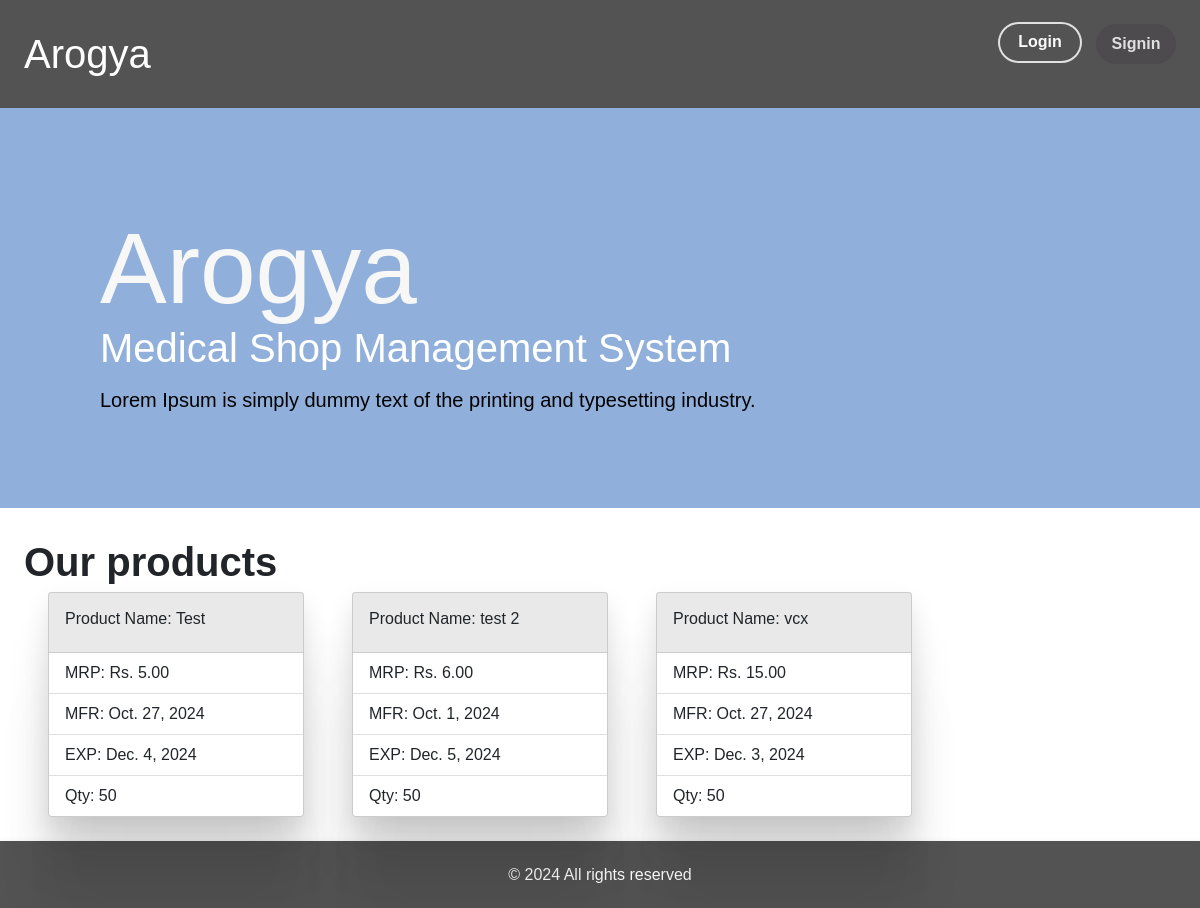
The page /store/ on the database as committed earlier.
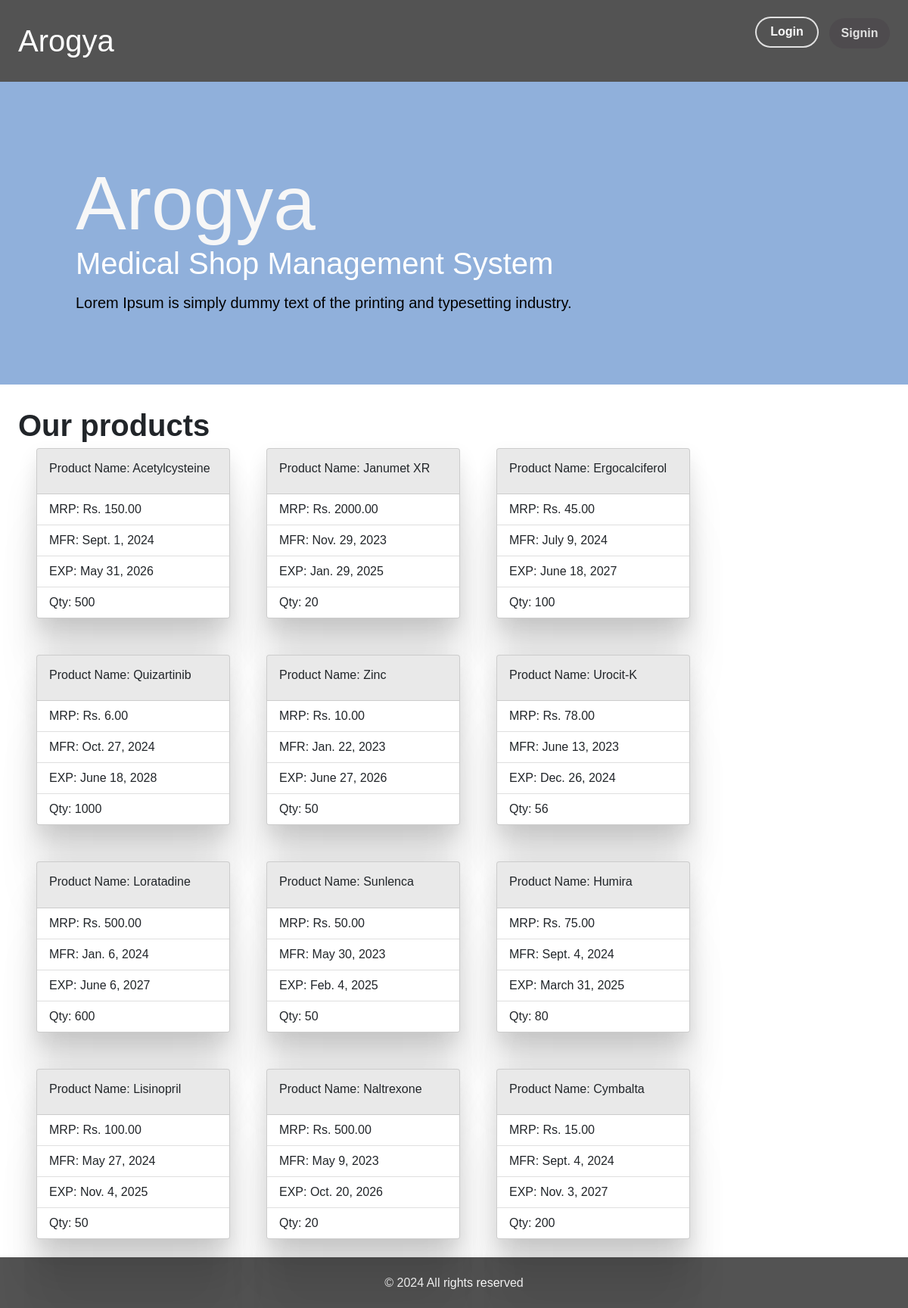
The same page on the database as committed later.
### store/models.py (models this page shows, shortened)
class Product(models.Model):
    product_id = models.AutoField(primary_key=True)
    product_name = models.CharField(max_length=100)
    mrp = models.DecimalField(max_digits=10, decimal_places=2)
    mfg = models.DateField(auto_now=False, auto_now_add=False)
    exp = models.DateField(auto_now=False, auto_now_add=False)
    qty = models.IntegerField(default=0)
    created_at = models.DateTimeField(auto_now_add=True)

### store/views.py (the view)
# urls.py: 2. Add a URL to urlpatterns:  path('', views.home, name='home')
def home(request):
    products = Product.objects.all()
    return render(request, 'store/home.html', {'products':products})

### store/Templates/store/home.html
{% extends "store/base.html" %}
{% block content %}
<div style="min-height: 82vh;">
    <div class="banner">
        <div class="homepageContainer">
            <div class="bannerHeader">
                <h1>Arogya</h1>
                <p>Medical Shop Management System</p>
            </div>
            <p class="bannerTagline">
                Lorem Ipsum is simply dummy text of the printing and typesetting industry.
            </p>
       </div>
    </div>
    <div>
        <div class="px-4 pt-4 ">
            <p class="fs-1 fw-bold">Our products</p>
        </div>
        <div class="px-5 pb-4 d-flex flex-wrap gap-5">
            {% for product in products %}
            <div class="card" style="width: 16rem;">
                <div class="card-body">
                    <h5 class="card-title">Product Name: {{ product.product_name }}</h5>
                </div>
                <ul class="list-group list-group-flush">
                    <li class="list-group-item">MRP: Rs. {{ product.mrp }}</li>
                    <li class="list-group-item">MFR: {{ product.mfg }}</li>
                    <li class="list-group-item">EXP: {{ product.exp }}</li>
                    <li class="list-group-item">Qty: {{ product.qty }}</li>
                </ul>
            </div>
            {% endfor %}
        </div>
    </div>
</div>
{% endblock %}

### store/Templates/store/base.html (shortened to what this page needs)
{% load static %}
<!DOCTYPE html>
<html lang="en">
  <head>
    <link
      href="https://cdn.jsdelivr.net/npm/bootstrap@5.3.0/dist/css/bootstrap.min.css"
      rel="stylesheet"
    />
    <link
      href="https://cdnjs.cloudflare.com/ajax/libs/font-awesome/5.15.4/css/all.min.css"
      rel="stylesheet"
    />
    <link
      href="https://cdn.jsdelivr.net/npm/bootstrap@5.1.3/dist/css/bootstrap.min.css"
      rel="stylesheet"
    />
    <link href="{% static 'css/output.css' %}" rel="stylesheet" />
  </head>
  <body>
    <div>
      <div
        class="d-flex custom-bg w-full h-100 justify-content-between items-center p-4"
      >
        <div class="fs-1">
          <a href="{% url 'home' %}" class="text-white text-decoration-none"
            >Arogya</a
          >
        </div>
         {% if user.is_authenticated %}
        <a href="{% url 'logout_user' %}">
          <button class="btn">
            <span class="text">Logout</span>
          </button>
        </a>
        {% else %}
        <div class="d-flex space-x-4 gap-3">
          <a href="{% url 'login_user' %}">
            <button class="animated-button">
              <span>Login</span>
            </button>
          </a>
          <a href="{% url 'register_user' %}">
            <button class="btn">
              <span class="text">Signin</span>
            </button>
          </a>
        </div>
        {% endif %}
      </div>
      <div class="">
        {% block content %}{% endblock content %}
      </div>
      <div class="custom-bg w-full p-4 text-center">
        <h1 class="text-3xl text-white">© 2024 All rights reserved</h1>
      </div>
    </div>
  </body>
</html>

Rows that differ between the two databases and show on the page:
removed Product: product_name "Test", mrp "5.00", mfg "Oct. 27, 2024", exp "Dec. 4, 2024", qty "50"
removed Product: product_name "test 2", mrp "6.00", mfg "Oct. 1, 2024", exp "Dec. 5, 2024", qty "50"
removed Product: product_name "vcx", mrp "15.00", mfg "Oct. 27, 2024", exp "Dec. 3, 2024", qty "50"
added Product: product_name "Acetylcysteine", mrp "150.00", mfg "Sept. 1, 2024", exp "May 31, 2026", qty "500"
added Product: product_name "Janumet XR", mrp "2000.00", mfg "Nov. 29, 2023", exp "Jan. 29, 2025", qty "20"
added Product: product_name "Ergocalciferol", mrp "45.00", mfg "July 9, 2024", exp "June 18, 2027", qty "100"
added Product: product_name "Quizartinib", mrp "6.00", mfg "Oct. 27, 2024", exp "June 18, 2028", qty "1000"
added Product: product_name "Zinc", mrp "10.00", mfg "Jan. 22, 2023", exp "June 27, 2026", qty "50"
added Product: product_name "Urocit-K", mrp "78.00", mfg "June 13, 2023", exp "Dec. 26, 2024", qty "56"
added Product: product_name "Loratadine", mrp "500.00", mfg "Jan. 6, 2024", exp "June 6, 2027", qty "600"
added Product: product_name "Sunlenca", mrp "50.00", mfg "May 30, 2023", exp "Feb. 4, 2025", qty "50"
added Product: product_name "Humira", mrp "75.00", mfg "Sept. 4, 2024", exp "March 31, 2025", qty "80"
added Product: product_name "Lisinopril", mrp "100.00", mfg "May 27, 2024", exp "Nov. 4, 2025", qty "50"
added Product: product_name "Naltrexone", mrp "500.00", mfg "May 9, 2023", exp "Oct. 20, 2026", qty "20"
added Product: product_name "Cymbalta", mrp "15.00", mfg "Sept. 4, 2024", exp "Nov. 3, 2027", qty "200"
